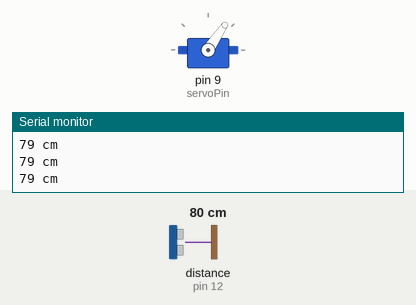
Simulated run of this sketch. Board: Arduino Uno, built with avr-gcc and run on an emulated ATmega328P. On the bench: servo, the last lines printed to the serial monitor. Wiring (inferred from the names in the program): ultrasonic range finder: trigger pin 8; echo pin 12. The inputs (shaded band) are chosen by the test bench; at power-on: distance to the obstacle (sensor on pin 12) 80 cm. The echo pulse lasts 58.3 µs per cm.

Above: at 1.2 s.
1.3 s: distance to the obstacle (sensor on pin 12) set to 60 cm
At 1.9 s:
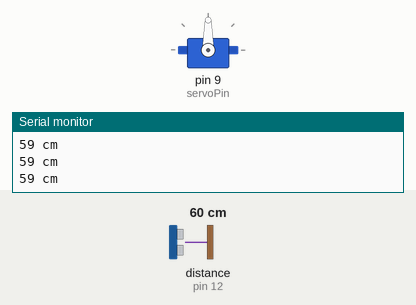
4.3 s: distance to the obstacle (sensor on pin 12) set to 299 cm
7.3 s: distance to the obstacle (sensor on pin 12) set to 35 cm
At 8.3 s:
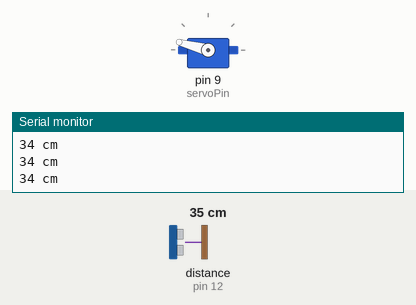
10.3 s: distance to the obstacle (sensor on pin 12) set to 120 cm
At 11.2 s:
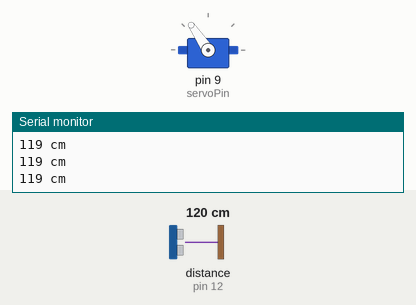
Timing chart, 0 to 14.3 s (numbered marks = the images above; inputs shaded):
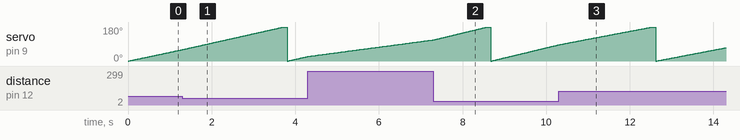

The sketch:

Distance.ino
```cpp
#define echoPin 12
#define trigPin 8
#define servoPin 9

#include <Servo.h>

Servo myservo;
int pos = 0;
int duration, distance;

void setup(){
  Serial.begin(9600);
  pinMode(echoPin,INPUT);
  pinMode(trigPin,OUTPUT);
  myservo.attach(servoPin);
}

void loop(){
  for (pos = 0; pos<180; pos++){
    myservo.write(pos);
    digitalWrite(trigPin, HIGH);
    delayMicroseconds(1000);
    digitalWrite(trigPin,LOW);
    duration = pulseIn(echoPin,HIGH);
    distance = duration /(2*29.1);
    Serial.print(distance);
    Serial.print(" cm\n");
    delay(15);
  }
  delay(100);
}
```
